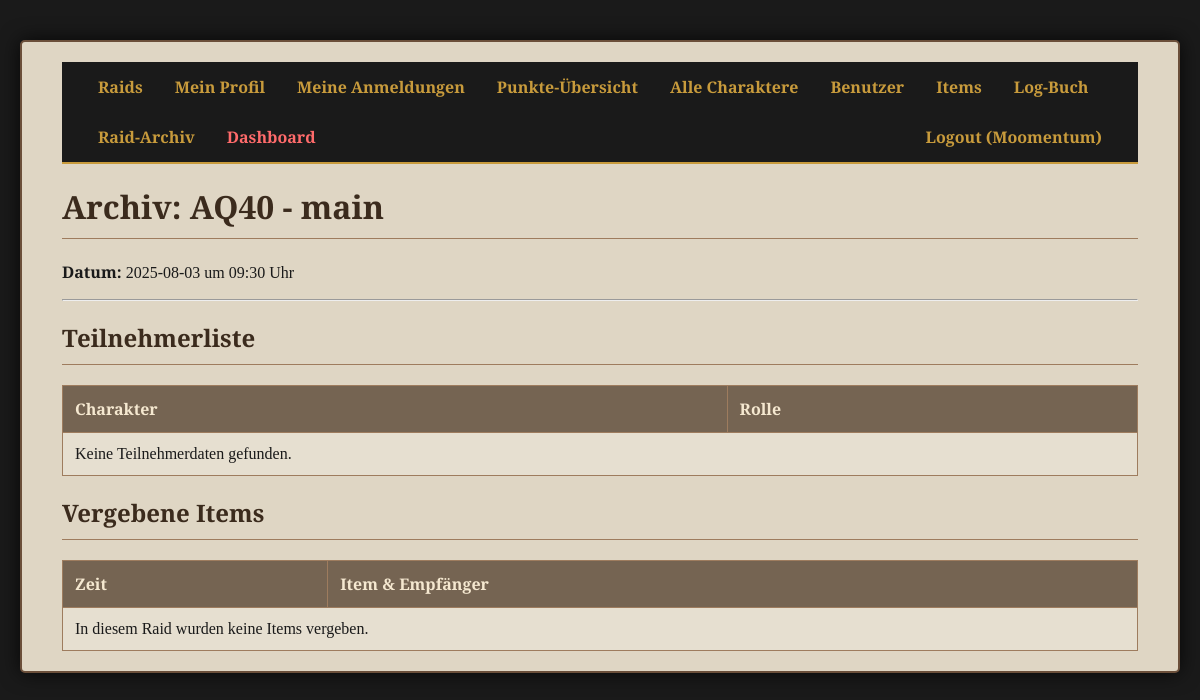
Screenshot of /admin/archiv/raid/1 (signed in) with the database file from the repository.
### tables this page shows
CREATE TABLE users (id INTEGER PRIMARY KEY AUTOINCREMENT, username TEXT NOT NULL UNIQUE, password_hash TEXT NOT NULL, role TEXT NOT NULL DEFAULT 'member');

CREATE TABLE raids (id INTEGER PRIMARY KEY AUTOINCREMENT, raid_instanz TEXT NOT NULL, raid_datum DATE NOT NULL, raid_zeit TIME NOT NULL, raid_titel TEXT, status TEXT NOT NULL DEFAULT 'Offen', punkte_vergeben INTEGER NOT NULL DEFAULT 0, erstellt_am TIMESTAMP DEFAULT CURRENT_TIMESTAMP);

### app.py (the view)
@app.route('/admin/archiv/raid/<int:raid_id>')
@login_required
@admin_required
def archiv_detail(raid_id):
    conn = get_db_connection(); raid = conn.execute("SELECT * FROM raids WHERE id = ?", (raid_id,)).fetchone()
    teilnehmerliste = conn.execute('SELECT c.charakter_name, a.rolle_angemeldet FROM anmeldungen a JOIN charaktere c ON a.spieler_id = c.id WHERE a.raid_id = ? ORDER BY c.charakter_name', (raid_id,)).fetchall()
    loot_logs = conn.execute("SELECT zeitstempel, details FROM logs WHERE raid_id = ? AND aktion = 'Item Vergeben' ORDER BY zeitstempel ASC", (raid_id,)).fetchall(); conn.close()
    return render_template('archiv_detail.html', raid=raid, teilnehmerliste=teilnehmerliste, loot_logs=loot_logs)

### app.py (called while the page is built)
@login_manager.user_loader
def load_user(user_id):
    conn = get_db_connection(); user_data = conn.execute('SELECT * FROM users WHERE id = ?', (user_id,)).fetchone(); conn.close()
    return User(id=user_data['id'], username=user_data['username'], role=user_data['role']) if user_data else None

def admin_required(f):
    @wraps(f)
    def decorated_function(*args, **kwargs):
        if not current_user.is_authenticated or current_user.role != 'admin':
            flash('Für diese Aktion sind Admin-Rechte erforderlich.', 'error'); return redirect(url_for('raid_liste'))
        return f(*args, **kwargs)
    return decorated_function

def get_db_connection():
    conn = sqlite3.connect('loot_system.db'); conn.execute("PRAGMA foreign_keys = ON"); conn.row_factory = sqlite3.Row
    return conn

### templates/archiv_detail.html (shortened to what this page needs)
{% extends "base.html" %}
{% block content %}
    <h1>Archiv: {{ raid.raid_instanz }} {% if raid.raid_titel %}- {{ raid.raid_titel }}{% endif %}</h1>
    <p><strong>Datum:</strong> {{ raid.raid_datum }} um {{ raid.raid_zeit }} Uhr</p>
    <hr>
    <div class="profile-grid">
        <div>
            <h2>Teilnehmerliste</h2>
            <table>
                <thead><tr><th>Charakter</th><th>Rolle</th></tr></thead>
                <tbody>
                    {% for teilnehmer in teilnehmerliste %}
                    <tr>
                        <td>{{ teilnehmer.charakter_name }}</td>
                        <td>{{ teilnehmer.rolle_angemeldet }}</td>
                    </tr>
                    {% else %}
                    <tr><td colspan="2">Keine Teilnehmerdaten gefunden.</td></tr>
                    {% endfor %}
                </tbody>
            </table>
        </div>
        <div>
            <h2>Vergebene Items</h2>
            <table>
                <thead><tr><th>Zeit</th><th>Item & Empfänger</th></tr></thead>
                <tbody>
                    {% for log in loot_logs %}
                    <tr>
                        <td>{{ log.zeitstempel.split(' ')[1][:5] }} Uhr</td>
                        <td>{{ log.details }}</td>
                    </tr>
                    {% else %}
                    <tr><td colspan="2">In diesem Raid wurden keine Items vergeben.</td></tr>
                    {% endfor %}
                </tbody>
            </table>
        </div>
    </div>
{% endblock %}

### templates/base.html (shortened to what this page needs)
<!DOCTYPE html>
<html lang="de">
<head>
    <link rel="stylesheet" href="{{ url_for('static', filename='css/style.css') }}">
</head>
<body>
    <div class="container">
        <nav class="navbar">
            <a href="{{ url_for('raid_liste') }}">Raids</a>
            {% if current_user.is_authenticated %}
                <a href="{{ url_for('profil') }}">Mein Profil</a>
                <a href="{{ url_for('meine_anmeldungen') }}">Meine Anmeldungen</a>
                <a href="{{ url_for('punkte_uebersicht') }}">Punkte-Übersicht</a>
                {% if current_user.role == 'admin' %}
                    <a href="{{ url_for('admin_charakter_liste') }}">Alle Charaktere</a>
                    <a href="{{ url_for('admin_user_liste') }}">Benutzer</a>
                    <a href="{{ url_for('item_liste') }}">Items</a>
                    <a href="{{ url_for('log_liste') }}">Log-Buch</a>
                    <a href="{{ url_for('archiv_liste') }}">Raid-Archiv</a>
                    <a href="{{ url_for('dashboard') }}" style="color: #ff6b6b;">Dashboard</a>
                {% endif %}
                <a href="{{ url_for('logout') }}" style="float: right;">Logout ({{ current_user.username }})</a>
            {% else %}
                <a href="{{ url_for('login') }}" style="float: right;">Login</a>
                <a href="{{ url_for('register') }}" style="float: right;">Registrieren</a>
            {% endif %}
        </nav>
        <div class="content">
            {% block content %}{% endblock %}
        </div>
    </div>
</body>
</html>

### static/css/style.css (style rules this page uses)
body { background-image: url('https://upload.wikimedia.org/wikipedia/commons/b/b8/Classic_Stranglethorn_Vale.jpeg'); background-color: #1a1a1a; background-size: cover; background-attachment: fixed; background-position: center; font-family: 'Cinzel', serif; color: #1a1a1a; margin: 0; padding: 20px; }
.container { max-width: 1200px; margin: 20px auto; padding: 20px 40px; background-color: rgba(245, 235, 215, 0.9); border: 2px solid #6b4f3a; border-radius: 5px; box-shadow: 0 0 20px rgba(0,0,0,0.75); }
.navbar { background-color: #1a1a1a; border-bottom: 2px solid #c89b3c; overflow: hidden; padding: 0 20px; }
.navbar a { float: left; display: block; color: #c89b3c; text-align: center; padding: 14px 16px; text-decoration: none; font-weight: 700; transition: all 0.3s ease; }
h1, h2 { color: #3b2b1d; border-bottom: 1px solid #9e7c5e; padding-bottom: 10px; font-weight: 700; }
table { border-collapse: collapse; width: 100%; margin-top: 20px; background-color: rgba(255, 255, 255, 0.2); }
th, td { border: 1px solid #9e7c5e; text-align: left; padding: 12px; }
th { background-color: rgba(91, 70, 52, 0.8); color: #f5e8d0; font-weight: 700; }

### rows the page displays
users: username "Moomentum"
raids: raid_instanz "AQ40", raid_titel "main", raid_datum "2025-08-03", raid_zeit "09:30"
